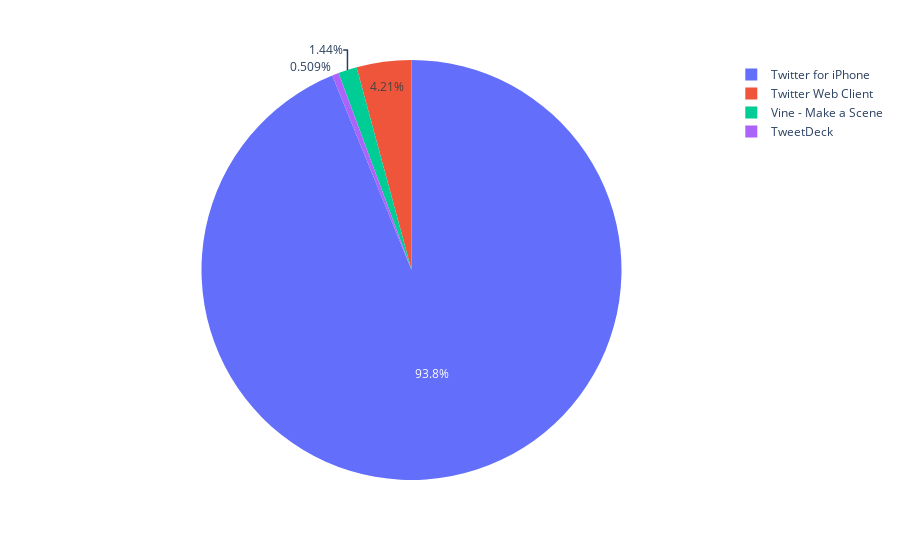

Here is the notebook cell this chart was saved with:
### Markdown cell above
### 3.2) Analyzing and Visualizing the data

### Code cell
df = pd.read_csv('twitter_archive_master.csv')
# Sources of the tweets
cnt = df.source.value_counts()
name = df.source.unique()
fig = px.pie(df, values=cnt, names=name)
fig

### Figure 1 — Plotly figure (JSON) as saved in the notebook; plotly's stock layout.template omitted (floating-point values rounded to 4 significant figures)
{"data": [{"domain": {"x": [0, 1], "y": [0, 1]}, "hovertemplate": "label=%{label}<br>value=%{value}<extra></extra>", "labels": ["Twitter for iPhone", "Twitter Web Client", "Vine - Make a Scene", "TweetDeck"], "legendgroup": "", "name": "", "showlegend": true, "type": "pie", "values": [2026, 91, 31, 11]}], "layout": {"autosize": true, "legend": {"tracegroupgap": 0}, "margin": {"t": 60}}}
